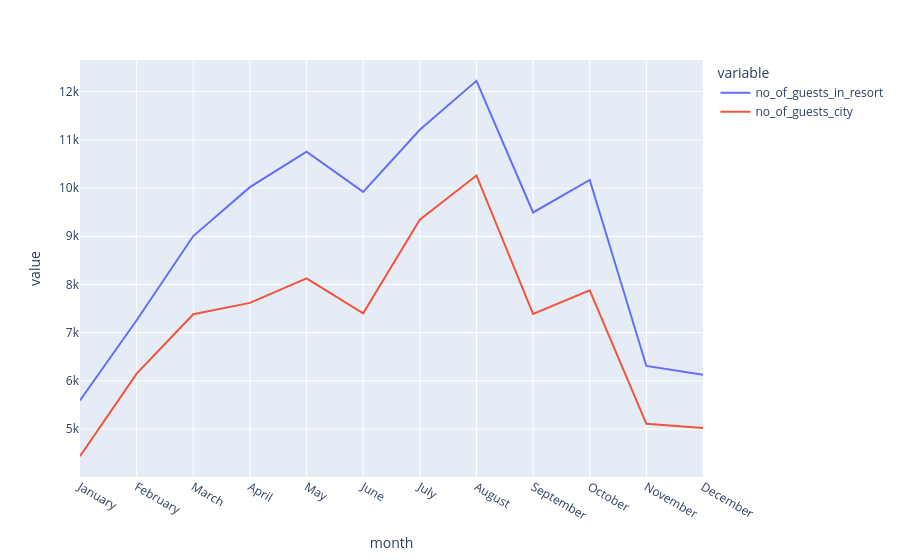

Notebook source saved alongside this figure:
### Code cell
month.show()

### Figure 1 — Plotly figure (JSON) as saved in the notebook; plotly's stock layout.template omitted (floating-point values rounded to 4 significant figures)
{"data": [{"hovertemplate": "variable=no_of_guests_in_resort<br>month=%{x}<br>value=%{y}<extra></extra>", "legendgroup": "no_of_guests_in_resort", "line": {"color": "#636efa", "dash": "solid"}, "marker": {"symbol": "circle"}, "mode": "lines", "name": "no_of_guests_in_resort", "orientation": "v", "showlegend": true, "type": "scatter", "x": ["January", "February", "March", "April", "May", "June", "July", "August", "September", "October", "November", "December"], "xaxis": "x", "y": [5596, 7258, 9005, 10019, 10756, 9922, 11208, 12224, 9494, 10169, 6311, 6128], "yaxis": "y"}, {"hovertemplate": "variable=no_of_guests_city<br>month=%{x}<br>value=%{y}<extra></extra>", "legendgroup": "no_of_guests_city", "line": {"color": "#EF553B", "dash": "solid"}, "marker": {"symbol": "circle"}, "mode": "lines", "name": "no_of_guests_city", "orientation": "v", "showlegend": true, "type": "scatter", "x": ["January", "February", "March", "April", "May", "June", "July", "August", "September", "October", "November", "December"], "xaxis": "x", "y": [4440, 6153, 7383, 7619, 8127, 7402, 9343, 10261, 7391, 7879, 5111, 5022], "yaxis": "y"}], "layout": {"legend": {"title": {"text": "variable"}, "tracegroupgap": 0}, "margin": {"t": 60}, "xaxis": {"anchor": "y", "domain": [0, 1], "title": {"text": "month"}}, "yaxis": {"anchor": "x", "domain": [0, 1], "title": {"text": "value"}}}}
